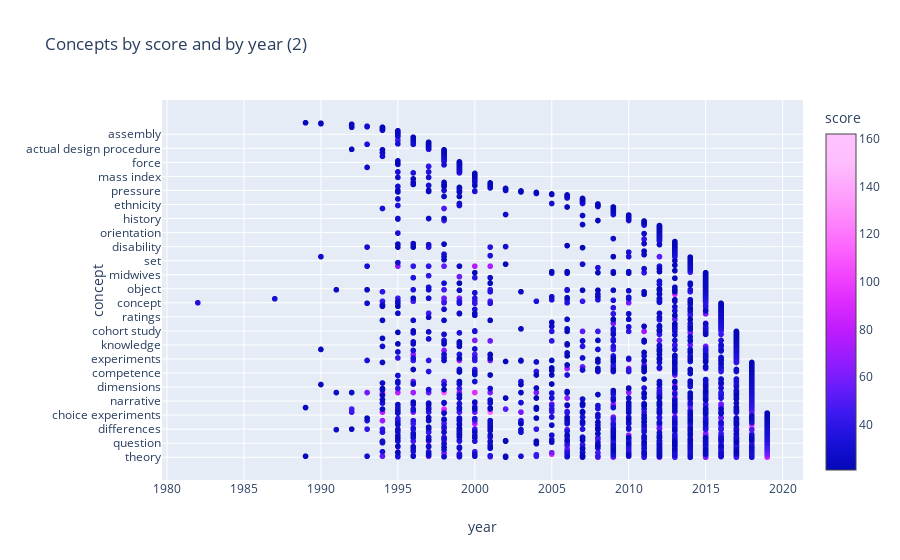

The notebook cell saved with this chart:
### Code cell
px.scatter(df_by_year.query("score>20"), x="year", y="concept", color="score", height=800, title="Concepts by score and by year (2)")

### Figure 1 — Plotly figure (JSON) as saved in the notebook; plotly's stock layout.template omitted (floating-point values rounded to 4 significant figures; data arrays with more than 128 entries replaced by an {"elided": "..."} marker saying what was removed)
{"data": [{"hoverlabel": {"namelength": 0}, "hovertemplate": "year=%{x}<br>concept=%{y}<br>score=%{marker.color}", "legendgroup": "", "marker": {"color": {"elided": "2077 int values"}, "coloraxis": "coloraxis", "symbol": "circle"}, "mode": "markers", "name": "", "showlegend": false, "type": "scattergl", "uid": "809ed831-2afd-4b69-bdc9-f4b948a2779c", "x": {"elided": "2077 int values"}, "xaxis": "x", "y": {"elided": "2077 str values"}, "yaxis": "y"}], "layout": {"autosize": true, "coloraxis": {"colorbar": {"title": {"text": "score"}}, "colorscale": [[0, "#0508b8"], [0.08333, "#1910d8"], [0.1667, "#3c19f0"], [0.25, "#6b1cfb"], [0.3333, "#981cfd"], [0.4167, "#bf1cfd"], [0.5, "#dd2bfd"], [0.5833, "#f246fe"], [0.6667, "#fc67fd"], [0.75, "#fe88fc"], [0.8333, "#fea5fd"], [0.9167, "#febefe"], [1, "#fec3fe"]]}, "grid": {"xaxes": ["x"], "xgap": 0.1, "xside": "bottom", "yaxes": ["y"], "ygap": 0.1, "yside": "left"}, "legend": {"tracegroupgap": 0}, "title": {"text": "Concepts by score and by year (2)"}, "xaxis": {"autorange": true, "range": [1980.0, 2021.0], "title": {"text": "year"}, "type": "linear"}, "yaxis": {"autorange": true, "range": [-42.1, 709.1], "title": {"text": "concept"}, "type": "category"}}}
